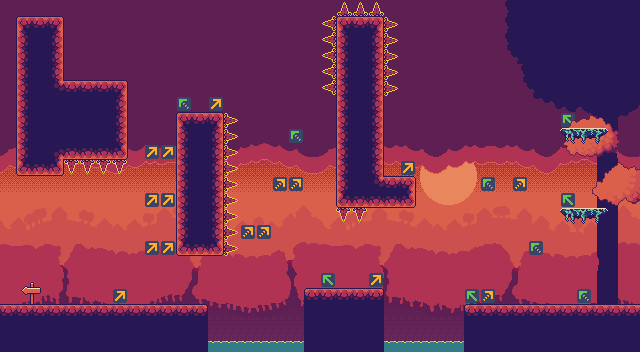

The image is a tile-based game level rendered from a .tmx file. Its description and source (layers, tilesets, objects; grid data summarised) follow:
An orthogonal 40x22 tile map with 16x16 px tiles, 11 tile layers (sky, town, forest, rays, ...), 11 tilesets and 15 objects (8x cloud, 2x shrine, 2x player-spawn, balloons, npc, ...).

<map version="1.5" tiledversion="1.7.2" orientation="orthogonal" renderorder="right-down" width="40" height="22" tilewidth="16" tileheight="16" infinite="0" nextlayerid="17" nextobjectid="39">
 <editorsettings>
  <export target="level_bouncer.json" format="json" />
 </editorsettings>
 <tileset firstgid="1" name="Control" tilewidth="16" tileheight="16" tilecount="4" columns="4">
  <image source="../sprites/tileset/control.png" width="64" height="16" />
 </tileset>
 <tileset firstgid="5" source="tilesets/level.tsx" />
 <tileset firstgid="665" name="treeline_3" tilewidth="16" tileheight="16" tilecount="200" columns="20">
  <image source="../sprites/parallax/trees_background.png" width="320" height="175" />
 </tileset>
 <tileset firstgid="865" name="treeline_2" tilewidth="16" tileheight="16" tilecount="200" columns="20">
  <image source="../sprites/parallax/trees_midground.png" width="320" height="160" />
 </tileset>
 <tileset firstgid="1065" name="treeline_1" tilewidth="16" tileheight="16" tilecount="200" columns="20">
  <image source="../sprites/parallax/trees_foreground.png" width="320" height="160" />
 </tileset>
 <tileset firstgid="1265" name="clouds_1" tilewidth="16" tileheight="16" tilecount="40" columns="20">
  <image source="../sprites/parallax/clouds_1.png" width="320" height="32" />
 </tileset>
 <tileset firstgid="1305" name="clouds_2" tilewidth="16" tileheight="16" tilecount="60" columns="20">
  <image source="../sprites/parallax/clouds_2.png" width="320" height="48" />
 </tileset>
 <tileset firstgid="1365" name="sun" tilewidth="16" tileheight="16" tilecount="16" columns="4">
  <image source="../sprites/parallax/sun.png" width="64" height="64" />
 </tileset>
 <tileset firstgid="1381" name="rays" tilewidth="16" tileheight="16" tilecount="80" columns="20">
  <image source="../sprites/parallax/sky_gradient.png" width="320" height="64" />
 </tileset>
 <tileset firstgid="1461" name="town" tilewidth="16" tileheight="16" tilecount="140" columns="20">
  <image source="../sprites/parallax/town_background.png" width="320" height="112" />
 </tileset>
 <tileset firstgid="1601" name="forest" tilewidth="16" tileheight="16" tilecount="140" columns="20">
  <image source="../sprites/parallax/forest_background.png" width="320" height="112" />
 </tileset>
 <layer id="7" name="sky" width="40" height="22">
  <data>[880 cells, 880 non-empty, 1 distinct tile ids]</data>
 </layer>
 <layer id="12" name="town" width="40" height="22">
  <data>[880 cells, 280 non-empty, 140 distinct tile ids]</data>
 </layer>
 <layer id="13" name="forest" width="40" height="22">
  <data>[880 cells, 280 non-empty, 140 distinct tile ids]</data>
 </layer>
 <layer id="11" name="rays" width="40" height="22">
  <data>[880 cells, 160 non-empty, 80 distinct tile ids]</data>
 </layer>
 <layer id="8" name="sun" width="40" height="22">
  <data>[880 cells, 16 non-empty, 16 distinct tile ids]</data>
 </layer>
 <layer id="9" name="clouds_2" width="40" height="22">
  <data>[880 cells, 120 non-empty, 60 distinct tile ids]</data>
 </layer>
 <layer id="10" name="clouds_1" width="40" height="22">
  <data>[880 cells, 400 non-empty, 40 distinct tile ids]</data>
 </layer>
 <layer id="3" name="jumps" width="40" height="22">
  <data>[880 cells, 25 non-empty, 4 distinct tile ids]</data>
 </layer>
 <layer id="4" name="background2" width="40" height="22">
  <data>[880 cells, 88 non-empty, 33 distinct tile ids]</data>
 </layer>
 <layer id="16" name="background1" width="40" height="22">
  <data>[880 cells, 21 non-empty, 21 distinct tile ids]</data>
 </layer>
 <objectgroup id="6" name="objects">
  <properties>
   <property name="bouncer" type="bool" value="true" />
  </properties>
  <object id="10" type="shrine" x="64" y="48" width="32" height="32">
   <properties>
    <property name="start" type="bool" value="true" />
   </properties>
  </object>
  <object id="12" name="start" type="player-spawn" x="16" y="304">
   <properties>
    <property name="start" type="bool" value="true" />
   </properties>
   <point />
  </object>
  <object id="13" name="end" type="player-spawn" x="624" y="304">
   <properties>
    <property name="start" type="bool" value="false" />
   </properties>
   <point />
  </object>
  <object id="14" type="cloud" x="480" y="176" width="48" height="32" />
  <object id="15" type="cloud" x="240" y="224" width="48" height="32" />
  <object id="17" type="cloud" x="288" y="128" width="48" height="32" />
  <object id="18" type="shrine" x="560" y="96" width="32" height="32">
   <properties>
    <property name="start" type="bool" value="false" />
   </properties>
  </object>
  <object id="19" type="balloons" x="544" y="256" width="32" height="48" />
  <object id="23" type="npc" x="592" y="272" width="16" height="32">
   <properties>
    <property name="bouncer" type="bool" value="true" />
    <property name="sprite" value="npc_bouncer" />
   </properties>
  </object>
  <object id="29" type="cloud" x="128" y="240" width="48" height="32" />
  <object id="30" type="cloud" x="128" y="192" width="48" height="32" />
  <object id="31" type="cloud" x="128" y="144" width="48" height="32" />
  <object id="32" type="cloud" x="512" y="240" width="48" height="32" />
  <object id="33" type="bush" x="320" y="240" width="48" height="48" />
  <object id="38" type="cloud" x="272" y="176" width="48" height="32" />
 </objectgroup>
 <layer id="1" name="level" width="40" height="22">
  <data>[880 cells, 266 non-empty, 26 distinct tile ids]</data>
 </layer>
</map>
